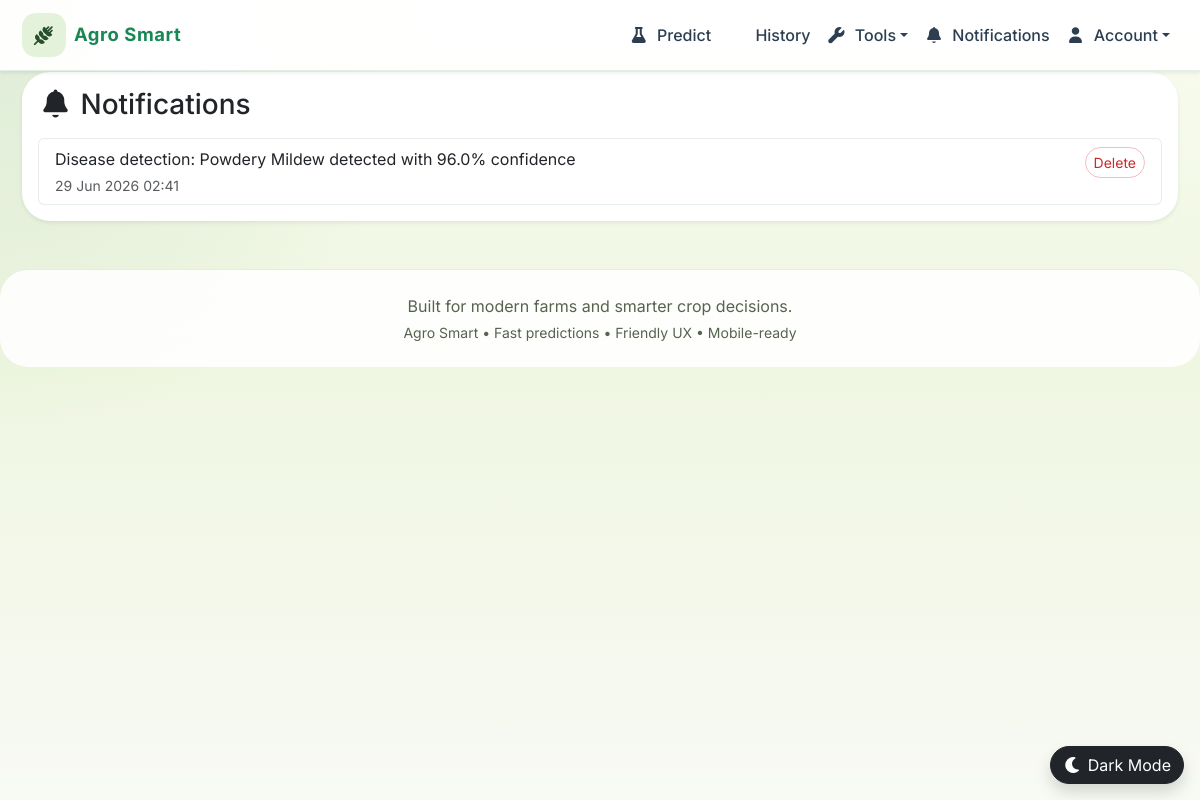
/notifications/ (signed in), run on the app's committed database.
### recommender/models.py (models this page shows)
class Notification(models.Model):
    user = models.ForeignKey(User, on_delete=models.CASCADE, related_name='notifications')
    message = models.TextField()
    is_read = models.BooleanField(default=False)
    created_at = models.DateTimeField(auto_now_add=True)
    class Meta:
        ordering = ['-created_at']

### recommender/views.py (the view)
# urls.py: path('notifications/', notifications_view, name='notifications'),
@login_required
def notifications_view(request):
    notifications = Notification.objects.filter(user=request.user)
    return render(request, 'notifications.html', locals())

### recommender/context_processors.py (called while the page is built)
def unread_notifications(request):
    count = 0
    if request.user.is_authenticated:
        count = request.user.notifications.filter(is_read=False).count()
    return {'unread_notifications_count': count}

def language_context(request):
    preferred_language = 'en'
    if request.user.is_authenticated:
        try:
            profile = request.user.userprofile
        except UserProfile.DoesNotExist:
            profile = UserProfile.objects.filter(user=request.user).first()
        if profile and profile.preferred_language:
            preferred_language = profile.preferred_language
    return {'preferred_language': preferred_language}

### recommender/templatetags/translation_tags.py (called while the page is built)
@register.simple_tag(takes_context=True)
def tr(context, text):
    lang = context.get('preferred_language', 'en')
    if lang == 'ne':
        return mark_safe(TRANSLATIONS['ne'].get(text, text))
    return text

### recommender/templates/notifications.html (shortened to what this page needs)
{% extends "base.html" %}
{% load translation_tags %}
{% block content %}
<div class="card shadow-sm border-0">
    <div class="card-body">
        <div class="d-flex justify-content-between align-items-center mb-3">
            <h3 class="mb-0"><i class="fa-solid fa-bell"></i> {% tr "Notifications" %}</h3>
        </div>
        {% if notifications %}
        <div class="list-group">
            {% for notification in notifications %}
            <div class="list-group-item {% if not notification.is_read %}list-group-item-warning{% endif %}">
                <div class="d-flex justify-content-between align-items-start">
                    <div>
                        <p class="mb-1">{{ notification.message }}</p>
                        <small class="text-muted">{{ notification.created_at|date:"d M Y H:i" }}</small>
                    </div>
                    <div class="d-flex gap-1">
                        <a href="{% url 'delete_notification' notification.id %}" class="btn btn-sm btn-outline-danger">{% tr "Delete" %}</a>
                    </div>
                </div>
            </div>
            {% endfor %}
        </div>
        {% else %}
        <p class="text-muted">{% tr "No notifications yet." %}</p>
        {% endif %}
    </div>
</div>
{% endblock %}

### recommender/static/css/style.css (style rules this page uses)
* { box-sizing: border-box; }
html { scroll-behavior: smooth; }
body { margin: 0; min-height: 100vh; font-family: 'Inter', system-ui, -apple-system, BlinkMacSystemFont, 'Segoe UI', sans-serif; color: var(--text); background: radial-gradient(circle at top left, rgba(63, 143, 74, 0.14), transparent 30%), linear-gradient(180deg, #f8fcef 0%, #eff6e1 45%, #f8faf4 100%); }
.hero-card, .auth-card, .panel-card, .feature-card, .stat-tile, .glass-panel, .dashboard-metric, footer, .card { border-radius: var(--radius); }
.hero-card, .auth-card, .panel-card, .feature-card, .stat-tile, .glass-panel, .card, .alert, .list-group-item { background: var(--surface); border: 1px solid var(--border); }
.hero-card, .auth-card, .panel-card, .feature-card, .stat-tile, .glass-panel, .card { box-shadow: var(--shadow); }
.section-copy, .text-muted, .page-note, .hero-copy, .feature-card p, .auth-aside p, .glass-panel p, .footer { color: var(--muted); }
.btn { border-radius: 1rem; transition: transform 0.2s ease, box-shadow 0.2s ease, background-color 0.2s ease, border-color 0.2s ease; }
.btn-outline-danger { color: #c92a2a; border-color: rgba(220, 38, 38, 0.3); }
.list-group-item { border-radius: 1rem; border: 1px solid rgba(28, 80, 54, 0.10); }

### data on the page
Notification: message "Disease detection: Powdery Mildew detected with 96.0% confidence", created_at "29 Jun 2026 02:41", tr "Delete"
